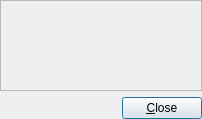
<?xml version="1.0" encoding="UTF-8"?>
<ui version="4.0">
 <class>ObjectEditor_q</class>
 <widget class="QWidget" name="ObjectEditor_q">
  <property name="enabled">
   <bool>true</bool>
  </property>
  <property name="geometry">
   <rect>
    <x>0</x>
    <y>0</y>
    <width>202</width>
    <height>119</height>
   </rect>
  </property>
  <property name="sizePolicy">
   <sizepolicy hsizetype="Preferred" vsizetype="Preferred">
    <horstretch>0</horstretch>
    <verstretch>0</verstretch>
   </sizepolicy>
  </property>
  <property name="windowTitle">
   <string>Firewall Builder</string>
  </property>
  <property name="windowIcon">
   <iconset>
    <normaloff>.</normaloff>.</iconset>
  </property>
  <property name="sizeGripEnabled" stdset="0">
   <bool>true</bool>
  </property>
  <layout class="QGridLayout">
   <property name="margin" stdset="0">
    <number>0</number>
   </property>
   <property name="spacing">
    <number>6</number>
   </property>
   <item row="1" column="0">
    <layout class="QHBoxLayout">
     <property name="spacing">
      <number>6</number>
     </property>
     <property name="margin" stdset="0">
      <number>0</number>
     </property>
     <item>
      <spacer>
       <property name="orientation">
        <enum>Qt::Orientation::Horizontal</enum>
       </property>
       <property name="sizeType">
        <enum>QSizePolicy::Policy::Expanding</enum>
       </property>
       <property name="sizeHint" stdset="0">
        <size>
         <width>20</width>
         <height>20</height>
        </size>
       </property>
      </spacer>
     </item>
     <item>
      <widget class="QPushButton" name="buttonOk">
       <property name="text">
        <string>&amp;Close</string>
       </property>
       <property name="shortcut">
        <string>Alt+C</string>
       </property>
       <property name="autoDefault">
        <bool>true</bool>
       </property>
       <property name="default">
        <bool>true</bool>
       </property>
      </widget>
     </item>
    </layout>
   </item>
   <item row="0" column="0">
    <widget class="QFrame" name="eFrame">
     <property name="minimumSize">
      <size>
       <width>200</width>
       <height>0</height>
      </size>
     </property>
     <property name="frameShape">
      <enum>QFrame::Shape::StyledPanel</enum>
     </property>
     <property name="frameShadow">
      <enum>QFrame::Shadow::Raised</enum>
     </property>
    </widget>
   </item>
  </layout>
 </widget>
 <layoutdefault spacing="6" margin="11"/>
 <resources/>
 <connections>
  <connection>
   <sender>buttonOk</sender>
   <signal>clicked()</signal>
   <receiver>ObjectEditor_q</receiver>
   <slot>accept()</slot>
   <hints>
    <hint type="sourcelabel">
     <x>20</x>
     <y>20</y>
    </hint>
    <hint type="destinationlabel">
     <x>20</x>
     <y>20</y>
    </hint>
   </hints>
  </connection>
 </connections>
 <slots>
  <slot>accept()</slot>
 </slots>
</ui>
